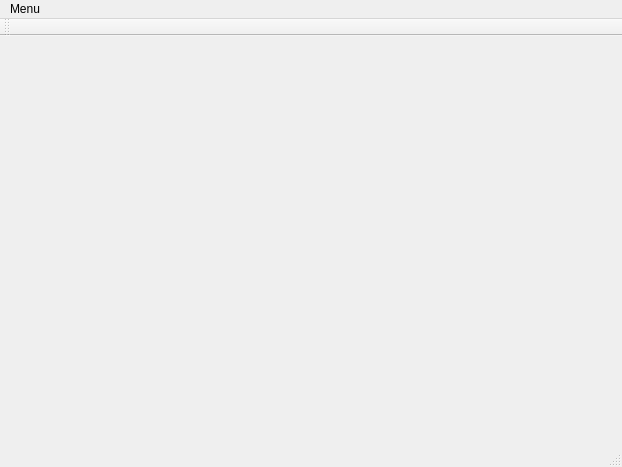
<?xml version="1.0" encoding="UTF-8"?>
<ui version="4.0">
 <class>MainWindow</class>
 <widget class="QMainWindow" name="MainWindow">
  <property name="geometry">
   <rect>
    <x>0</x>
    <y>0</y>
    <width>622</width>
    <height>467</height>
   </rect>
  </property>
  <property name="windowTitle">
   <string>MainWindow</string>
  </property>
  <widget class="QWidget" name="centralWidget"/>
  <widget class="QMenuBar" name="menuBar">
   <property name="geometry">
    <rect>
     <x>0</x>
     <y>0</y>
     <width>622</width>
     <height>20</height>
    </rect>
   </property>
   <widget class="QMenu" name="menuMenu">
    <property name="title">
     <string>Menu</string>
    </property>
    <addaction name="actionConnect_Database"/>
    <addaction name="actionExit"/>
   </widget>
   <addaction name="menuMenu"/>
  </widget>
  <widget class="QToolBar" name="mainToolBar">
   <attribute name="toolBarArea">
    <enum>TopToolBarArea</enum>
   </attribute>
   <attribute name="toolBarBreak">
    <bool>false</bool>
   </attribute>
  </widget>
  <widget class="QStatusBar" name="statusBar"/>
  <action name="actionConnect_Database">
   <property name="text">
    <string>Connect Database</string>
   </property>
  </action>
  <action name="actionExit">
   <property name="text">
    <string>Exit</string>
   </property>
  </action>
 </widget>
 <layoutdefault spacing="6" margin="11"/>
 <resources/>
 <connections/>
</ui>
